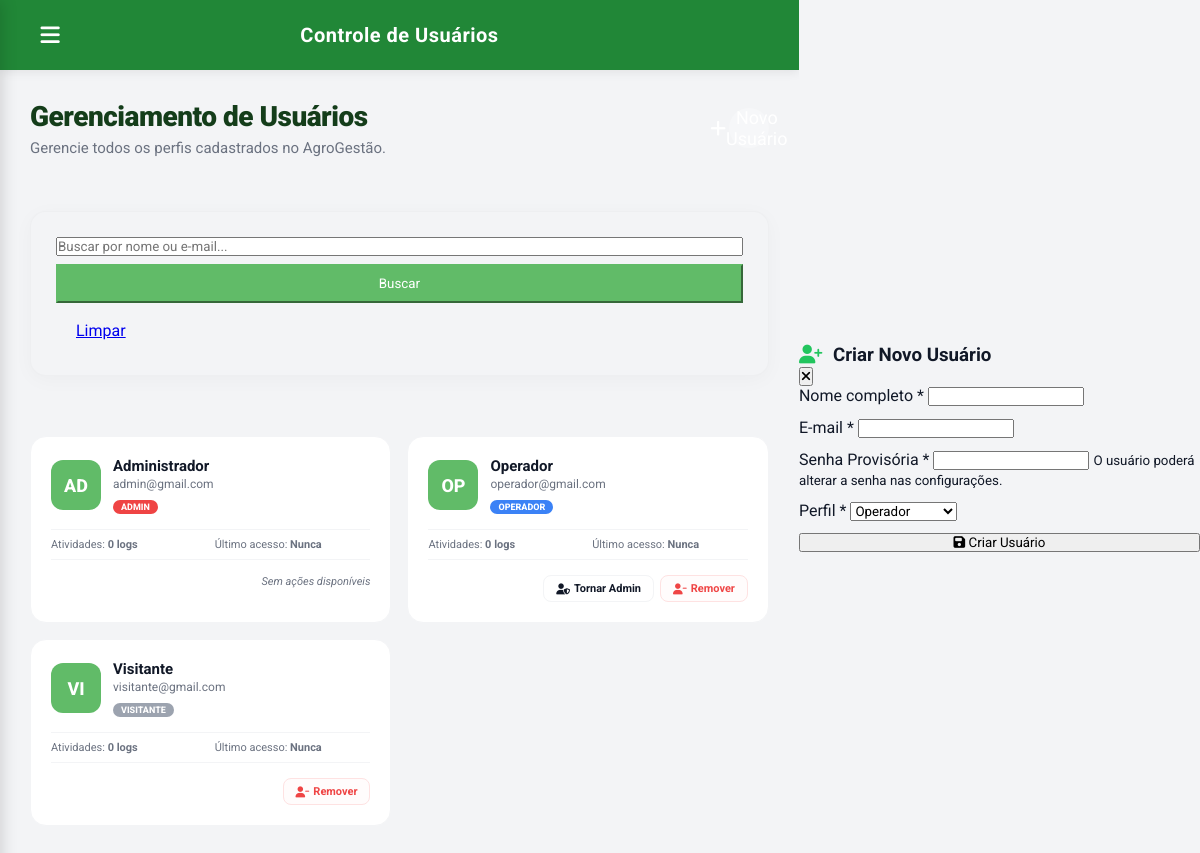
/ProducaoVegetal/admin_usuarios.php (signed in), run on an earlier commit of the app's database.
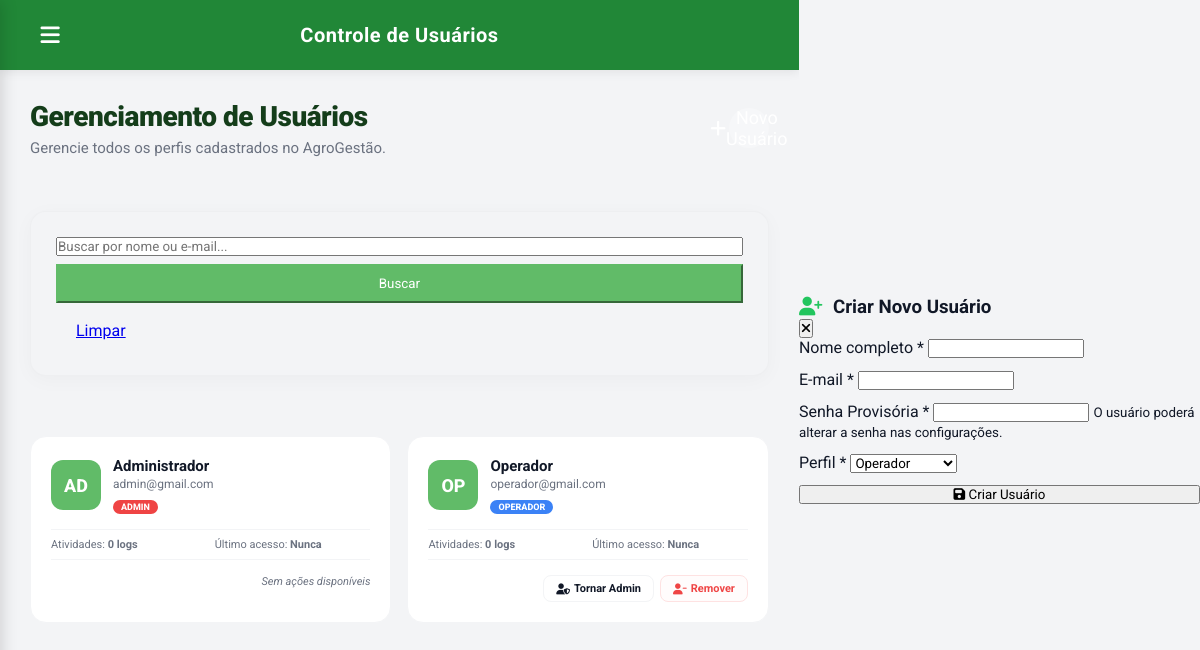
And on a later commit of the database.
### tables this page shows
CREATE TABLE IF NOT EXISTS `usuarios` (
  `id_usuario`  INT(11)      NOT NULL AUTO_INCREMENT,
  `nome`        VARCHAR(100) NOT NULL,
  `email`       VARCHAR(120) NOT NULL,
  `senha`       VARCHAR(255) NOT NULL,    
  `foto_perfil` VARCHAR(255)     DEFAULT NULL,
  `perfil`      VARCHAR(50)      DEFAULT 'operador',
  PRIMARY KEY (`id_usuario`),
  UNIQUE KEY `email` (`email`)
);

### ProducaoVegetal/auth.php (called while the page is built, shortened)
<?php
function obter_iniciais($nome) {
    $nomes = explode(' ', trim($nome));
    $iniciais = 'U';
    if (count($nomes) > 1) {
        $iniciais = strtoupper($nomes[0][0] . $nomes[count($nomes) - 1][0]);
    } else if (!empty($nomes[0])) {
        $iniciais = strtoupper(substr($nomes[0], 0, 2));
    }
    return $iniciais;
}
?>

### ProducaoVegetal/admin_usuarios.php (the view, shortened to what the changed rows need)
<?php
require_once '../Banco/conexao.php';
require_once 'auth.php';
$id_usuario_logado = $_SESSION['user_id'];
$busca = isset($_GET['busca']) ? trim($_GET['busca']) : '';
$where_sql = "1=1";
$q_users = $conn->query("
    SELECT u.id_usuario, u.nome, u.email, u.perfil, u.foto_perfil,
           (SELECT COUNT(*) FROM log l WHERE l.id_usuario = u.id_usuario) AS n_logs,
           (SELECT MAX(l.data_operacao) FROM log l WHERE l.id_usuario = u.id_usuario) AS ultima_atividade
    FROM usuarios u
    WHERE $where_sql
    ORDER BY u.perfil ASC, u.nome ASC
");
$usuarios = $q_users ? $q_users->fetch_all(MYSQLI_ASSOC) : [];
?>
<!DOCTYPE html>
<html lang="pt-BR">
<head>
    <link rel="stylesheet" href="https://cdnjs.cloudflare.com/ajax/libs/font-awesome/6.4.0/css/all.min.css">
    <link rel="stylesheet" href="style.css">
</head>
<body>
<div class="app-layout">
    <div class="main-wrapper">
        <main class="main-content">
            <div class="content-wrapper">
                <div class="page-header" style="display:flex; justify-content:space-between; align-items:center;">
                    <div>
                        <h1>Gerenciamento de Usuários</h1>
                    </div>
                </div>
                <div class="user-grid">
                    <?php if (empty($usuarios)): ?>
                        <div class="empty-state" style="grid-column: 1 / -1;">Nenhum usuário encontrado.</div>
                    <?php else: ?>
                        <?php foreach ($usuarios as $u):
                            $iniciais = obter_iniciais($u['nome']);
                        ?>
                            <div class="user-card">
                                <div class="user-header">
                                    <div class="user-avatar">
                                        <?php if (!empty($u['foto_perfil'])): ?>
                                            <img src="<?php echo htmlspecialchars($u['foto_perfil']); ?>" alt="Foto">
                                        <?php else: ?>
                                            <?php echo htmlspecialchars($iniciais); ?>
                                        <?php endif; ?>
                                    </div>
                                    <div class="user-meta">
                                        <h4><?php echo htmlspecialchars($u['nome']); ?></h4>
                                        <p><?php echo htmlspecialchars($u['email']); ?></p>
                                        <div style="margin-top: 4px;">
                                            <span class="perfil-badge badge-<?php echo $u['perfil']; ?>"><?php echo $u['perfil'] === 'admin' ? 'Admin' : ucfirst($u['perfil']); ?></span>
                                        </div>
                                    </div>
                                </div>
                                <div class="user-stats">
                                    <div>Atividades: <strong><?php echo $u['n_logs']; ?> logs</strong></div>
                                    <div>Último acesso: <strong><?php echo $u['ultima_atividade'] ? date('d/m H:i', strtotime($u['ultima_atividade'])) : 'Nunca'; ?></strong></div>
                                </div>
                                <div class="user-actions">
                                    <?php if ($u['id_usuario'] !== $id_usuario_logado): ?>
                                        <?php if ($u['perfil'] === 'operador'): ?>
                                            <a href="admin_usuarios.php?action=tornar_admin&id=<?php echo $u['id_usuario']; ?>&busca=<?php echo urlencode($busca); ?>" class="btn-act btn-act-role">
                                                <i class="fa-solid fa-user-shield"></i> Tornar Admin
                                            </a>
                                        <?php elseif ($u['perfil'] === 'admin'): ?>
                                            <a href="admin_usuarios.php?action=tornar_operador&id=<?php echo $u['id_usuario']; ?>&busca=<?php echo urlencode($busca); ?>" class="btn-act btn-act-role">
                                                <i class="fa-solid fa-user-tie"></i> Tornar Operador
                                            </a>
                                        <?php endif; ?>
                                        <a href="admin_usuarios.php?action=delete&id=<?php echo $u['id_usuario']; ?>&busca=<?php echo urlencode($busca); ?>" class="btn-act btn-act-del" onclick="return confirm('Deseja realmente remover este usuário?')">
                                            <i class="fa-solid fa-user-minus"></i> Remover
                                        </a>
                                    <?php else: ?>
                                        <span style="font-size: 11px; color: var(--text-gray); font-style: italic;">Sem ações disponíveis</span>
                                    <?php endif; ?>
                                </div>
                            </div>
                        <?php endforeach; ?>
                    <?php endif; ?>
                </div>
            </div>
        </main>
    </div>
</div>
</body>
</html>

What changed in the data, as far as the page shows it:
removed usuarios: nome "VI", nome "Visitante", email "visitante@gmail.com", perfil "VISITANTE", n_logs "0"
